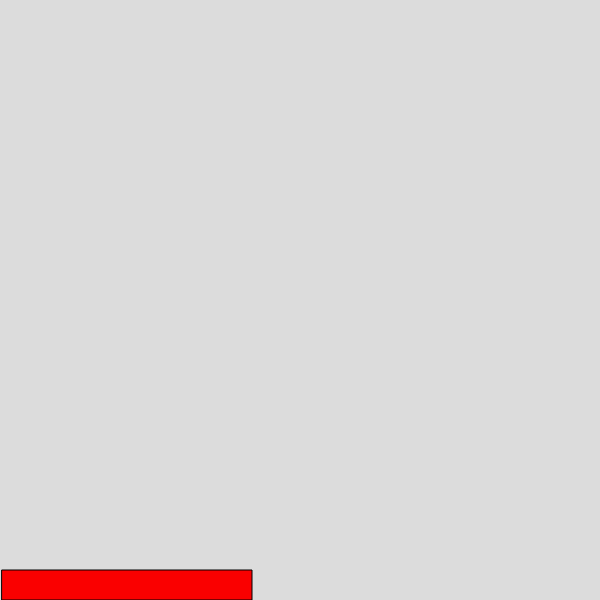
Frame 1 (no input)
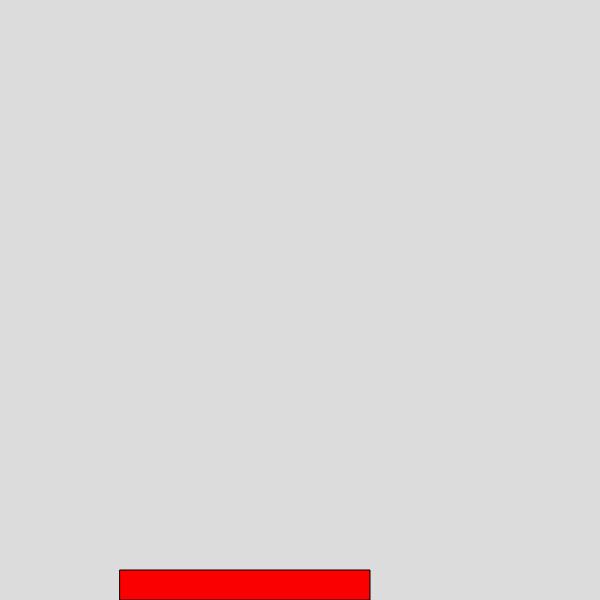
Frame 60 (no input)
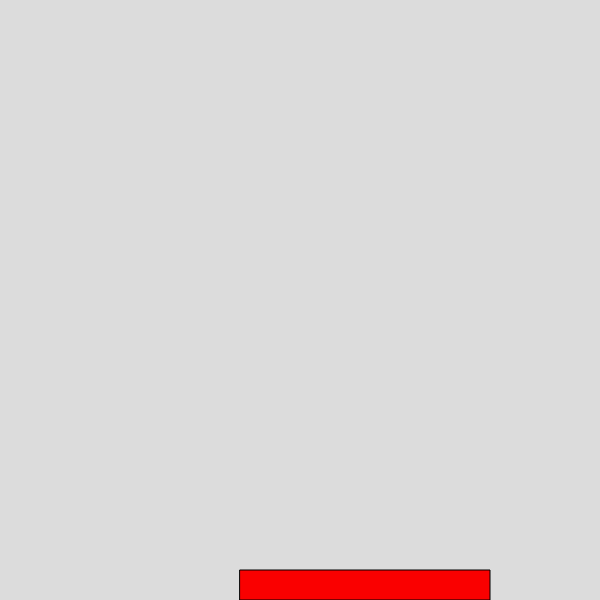
Frame 120 (the mouse pressed at the canvas centre since frame 60)

The p5.js sketch that drew these frames (run headless with seeded random() and noise() and a simulated clock; from frame 60 on, the mouse is pressed at the canvas centre):

// p5.js sketch
// ── sketch.js
const blockWidth= 250;
const blockHeight= 30;
let currentBlock;

let blockDir;
let blockSpeed;

let placedBlocks= [];

function setup() {
  createCanvas(600, 600);
  
  newGame();
}

function draw() {
  background(220);
  updateBlock();
  drawBlocks();
}

function keyReleased() {
  if(key === " ") {
    placeBlock();
  }
}

function newGame() {
  currentBlock = createVector(0, height-blockHeight, blockWidth);
  
  blockDir = 1;
  blockSpeed = 2;
  
  placedBlocks = [];
}


function updateBlock() {
  currentBlock.x += blockDir * blockSpeed;
  
  if(currentBlock.x <0) {
    blockDir = 1;
  }
  if(currentBlock.x +currentBlock.z > width) {
    blockDir=-1;
  }
}
function drawBlocks() {
  fill(250, 0, 0)
  rect(currentBlock.x, currentBlock.y, currentBlock.z, blockHeight);
  for(let block of placedBlocks) {
    rect(block.x, block.y, block.z, blockHeight);
  }
}

function placeBlock() {
  placedBlocks.push(currentBlock);
  
  newBlock();
}

function newBlock() {
  const blockStackHeight= (placedBlocks.length + 1) * blockHeight;
  currentBlock = createVector(0, height - blockStackHeight, blockWidth);
}
